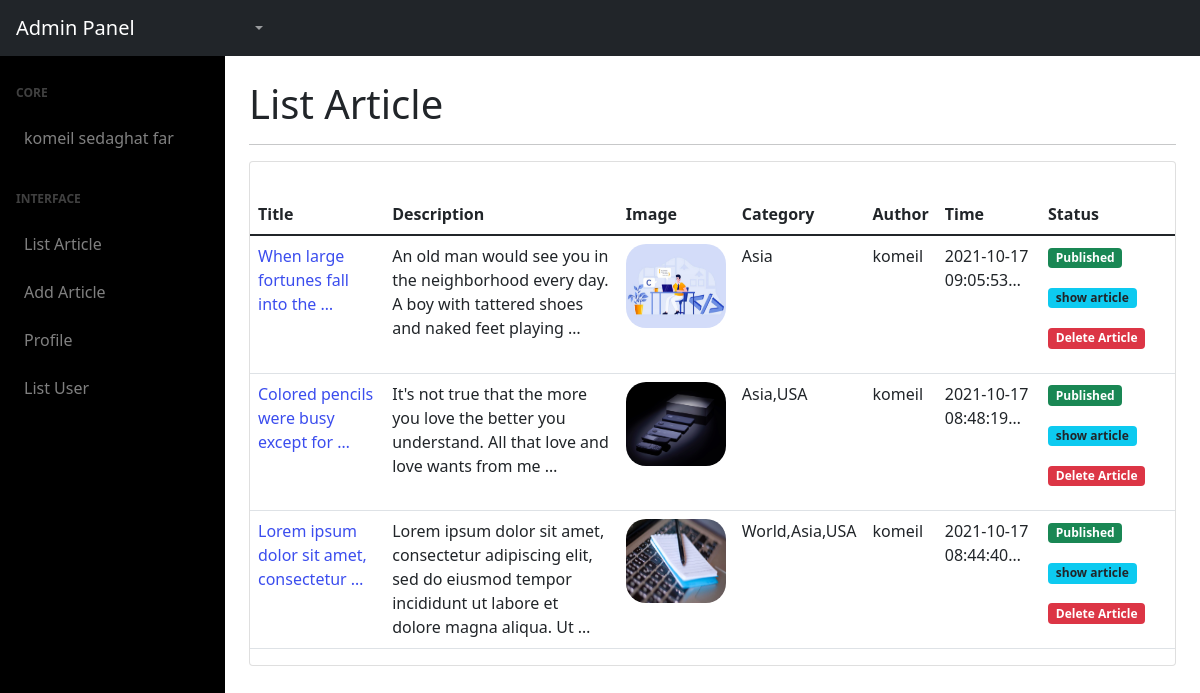
/account/admin-panel/ (signed in), run on an earlier commit of the app's database.
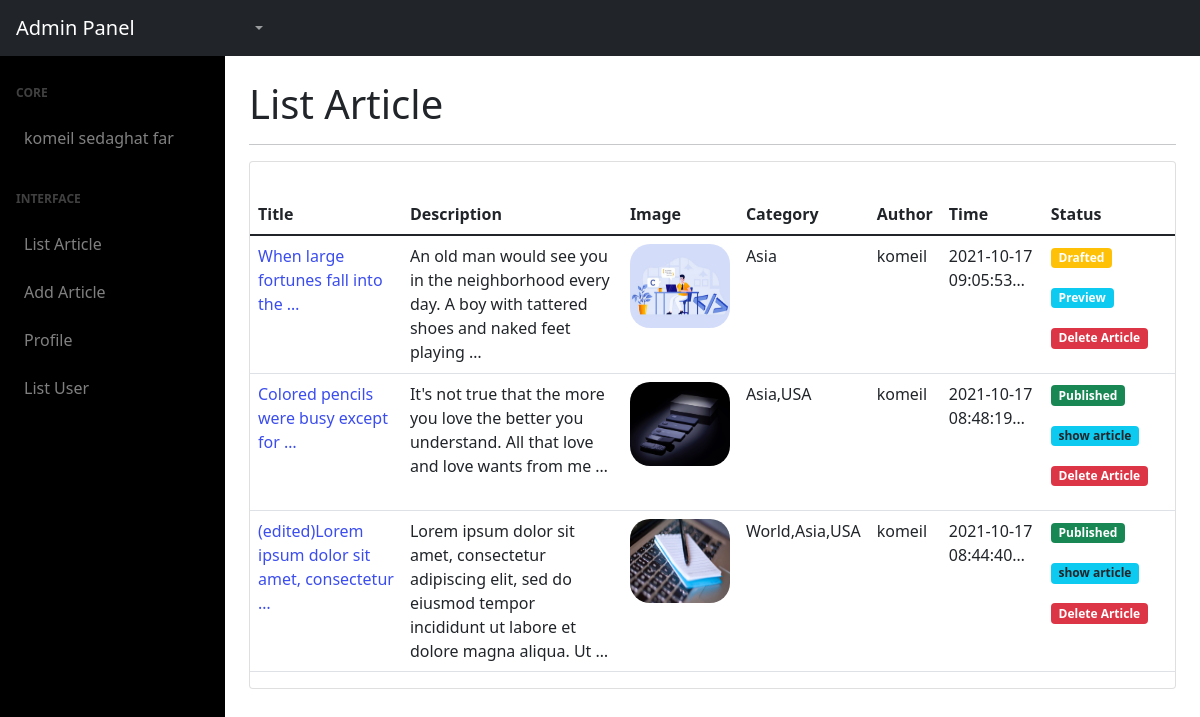
And on a later commit of the database.
### post/models.py (models this page shows, shortened)
class Post(models.Model):
    STATUS = (
        ('p','publish'),
        ('d','draft'),
    )
    title = models.CharField(max_length=130)
    slug  = models.CharField(max_length=130)
    category= models.ManyToManyField(Category,related_name='articles')
    description = models.TextField()
    author  = models.ForeignKey(User,on_delete=models.CASCADE)
    image = models.ImageField(upload_to = 'media')
    created = models.DateTimeField(auto_now_add=True)
    status= models.CharField(max_length=1,choices=STATUS)
    is_special_article = models.BooleanField(default=False)
    objects = ManagerPost()
    class Meta:
        verbose_name = 'Post'
        verbose_name_plural = 'Posts'
        ordering = ['-created']
    def image_show(self):
        return format_html("<img width=100 height = 84 style = 'border-radius:20px;' src='{}'> ".format(self.image.url))
    image_show.short_description = "image"
    def description_shorter(self):
        des = self.description[:60] + '...'
        return des
    description_shorter.short_description = "body"
    def category_show(self):
        return ",".join([category.name for category in self.category.active_category()])
    category_show.short_description = "category"

class Category(models.Model):
    name = models.CharField(max_length=20)
    slug = models.SlugField(max_length=20)
    status = models.BooleanField(default=True)
    objects= ManageCategory()

### account/models.py (models this page shows)
class User(AbstractUser):
    is_author = models.BooleanField(default=False,verbose_name="User is author?")
    is_special = models.DateTimeField(default=timezone.now,verbose_name="Special User")
    def is_special_user(self):
        if self.is_special > timezone.now():
            return True
        else:
            return False
    is_special_user.boolean = True

### account/views.py (the view)
# urls.py: path('admin-panel/',HomeAdminView.as_view(),name='home'),
class HomeAdminView(LoginRequiredMixin,AccessMixin,ListView):
    template_name = 'admin-panel/home.html'
    def get_queryset(self):
        return Post.objects.all()

### account/mixins.py (called while the page is built)
    def dispatch(self,request,*args,**kwargs):
        if request.user.is_superuser or request.user.is_author:
            return super().dispatch(request,*args,**kwargs)
        else:
            raise Http404("Sory,You can't see this page")

### post/models.py (called while the page is built)
    def active_category(self):
        return self.filter(status = True)

### account/templates/admin-panel/home.html (shortened to what this page needs)
{% extends 'admin-panel/base.html' %}
{% block name %}List Article{% endblock %}
{% block content %}
<div class="row">
    <div class="col-12">
      <div class="card">
          <table class="table table-head-fixed">
            <thead>
            <div class="card-body">
              <tr>
                <th>Title</th>
                <th>Description</th>
                <th>Image</th>
                <th>Category</th>
                <th>Author</th>
                <th>Time</th>
                <th>Status</th>
              </tr>
            </thead>
            <tbody>
              {% for article in object_list %}
                <tr>
                    <td>
                        <a style="text-decoration: none; color: rgb(59, 77, 238);" href="{% url 'account:update_article' article.pk %}">
                            {{article.title|truncatewords:6}}
                        </a>
                    </td>
                    <td>{{article.description|truncatewords:20}}</td>
                    <td>{{article.image_show}}</td>
                    <td><span class="tag tag-success">{{article.category_show}}</span></td>
                    <td>{{article.author}}</td>
                    <td>{{article.created|truncatechars:20}}</td>
                    <td>
                        {% if article.status == 'p' %}
                            <p class="badge bg-success">Published</p>
                            <a href="{% url 'posts:detail' article.pk %}" ><p class="badge bg-info text-dark ">show article</p></a>
                        {% else %}
                            <p class="badge bg-warning">Drafted</p> <br>
                            <a href="{% url 'account:preview' article.pk %}">
                              <p class="badge bg-info">Preview</p>
                            </a>
                        {% endif %}
                        <p class="badge bg-danger"> <a style="text-decoration: none; color: rgb(255, 255, 255);" href="{% url 'account:delete_article' article.pk %}">Delete Article</a></p>
                    </td>
                </tr>
              {% endfor %}
            </div>
        </div>
      </div>
    </div>
  </div>
{% endblock %}

What changed in the data, as far as the page shows it:
changed Post "When large fortunes fall into the …": status "Published show article" → "Drafted Preview"
changed Post "World,Asia,USA": title "Lorem ipsum dolor sit amet, consectetur …" → "(edited)Lorem ipsum dolor sit amet, consectetur …"
